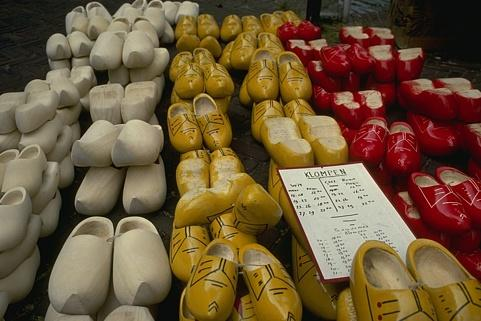
#> input picture 003_Recorte-y-resize/140075.jpg, 481 x 321 px
$ jupyter execute recorte_y_resize.ipynb   (shell and % lines are left out)
#> lines starting #> are read from the running program, lines starting #| are printed output that depends on the picture
[cell 1]
import numpy as np
#numpy es para matrices
import cv2
from cv2 import imread
#cv2 es para vision por computador y procesamiento de imagenes
import matplotlib.pyplot as plt

[cell 2]
img2= imread('140075.jpg')
#> img2 is the input picture: shape (321, 481, 3); mean B, G, R 56.4, 86.6, 109.9
plt.imshow(img2)
plt.show()

[cell 3]
img2.shape
#> Out = (321, 481, 3)

[cell 4]
img_cropped=img2[230:321, 340:481]
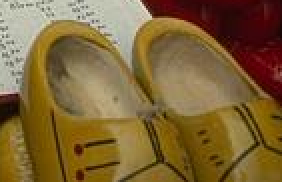
#> img_cropped: shape (91, 141, 3) (shown 2 times larger); mean B, G, R 55.8, 100.9, 127.3
plt.imshow(img_cropped)

[cell 5]
plt.figure(figsize=(3, 3))  # Cambio los valores para mejorar la resolucion
plt.imshow(img_cropped)
plt.axis('off')
plt.show()

[cell 6]
img_rgb2=cv2.cvtColor(img_cropped, cv2.COLOR_BGR2RGB)
plt.imshow(img_rgb2)
plt.show()

[cell 7]
img= imread('img_chica.jpg')
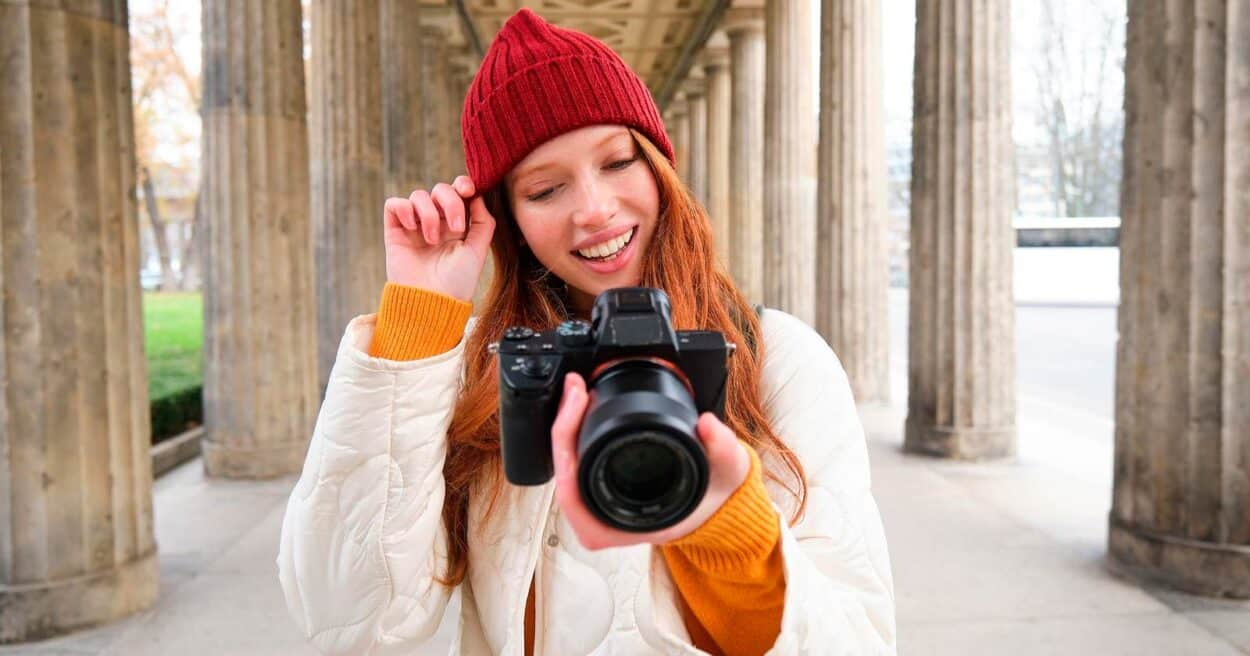
#> input picture 003_Recorte-y-resize/img_chica.jpg, 1250 x 656 px
#> img is the input picture: shape (656, 1250, 3); mean B, G, R 140.3, 155.7, 180.8
plt.imshow(img)
plt.show()

[cell 8]
img_rgb=cv2.cvtColor(img, cv2.COLOR_BGR2RGB)
plt.imshow(img_rgb)
plt.show()

[cell 9]
img.shape
#> Out = (656, 1250, 3)

[cell 10]
#la imagen tiene 656 pixeles de alto y 1250 px de ancho

[cell 11]
#voy a achicar un poco la imagen teniendo en cuenta estos valores
img_resize=cv2.resize(img, (400,500))
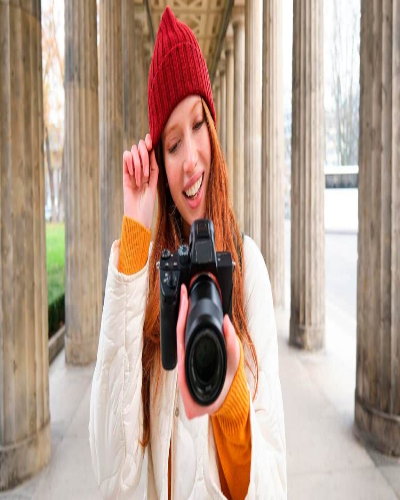
#> img_resize: shape (500, 400, 3); mean B, G, R 140.2, 155.6, 180.7
plt.imshow(img_resize)
#con ese tamaño sigo logrando ver la imagen y de hecho se genera un lindo efecto visual

[cell 12]
#voy a probar agrandar la imagen
img_big = cv2.resize(img, (1700, 1100), interpolation=cv2.INTER_CUBIC)
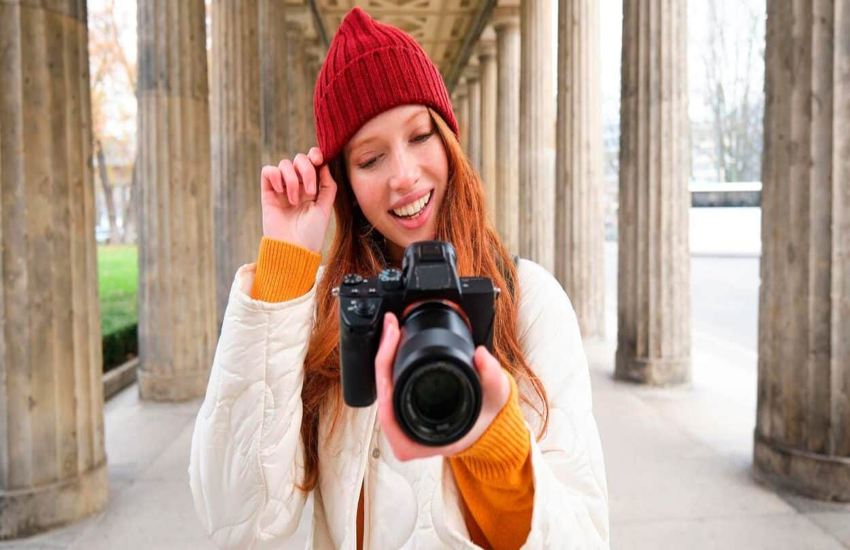
#> img_big: shape (1100, 1700, 3) (shown at 1/2 size); mean B, G, R 140.3, 155.7, 180.8
plt.imshow(img_big)
#IMPORTANTE, al hacer el resize el primer valor es el ancho y el segundo valor el alto, es decir, se invierten
